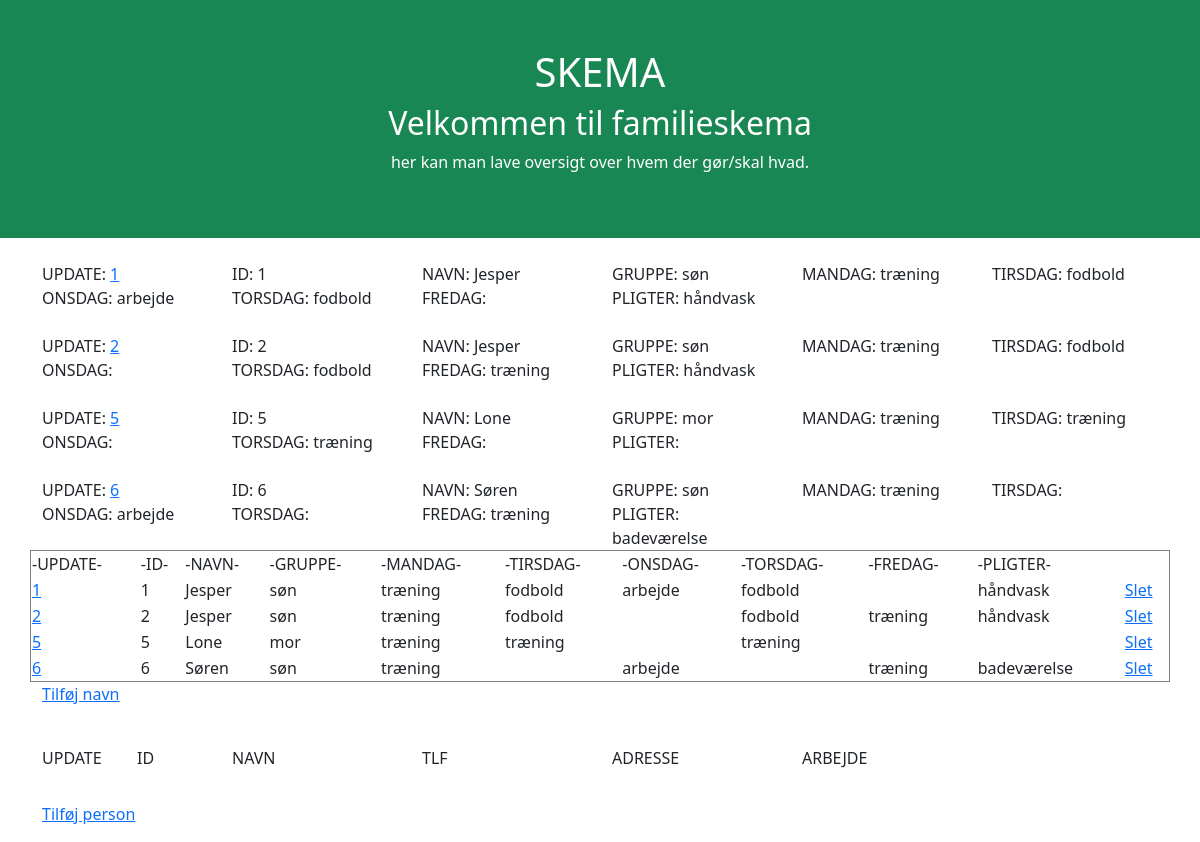
Screenshot of /skema/ with the database file from the repository.
### skema/models.py (models this page shows)
class Skema(models.Model):
  navn = models.TextField()
  gruppe = models.TextField()
  mandag = models.TextField(blank=True)
  tirsdag = models.TextField(blank=True)
  onsdag = models.TextField(blank=True)
  torsdag = models.TextField(blank =True)
  fredag = models.TextField(blank=True)
  pligter = models.TextField(blank=True)

### skema/views.py (the view)
# urls.py: path('', views.index, name= "index"),
def index(request):
    myskema = Skema.objects.all().values()
    template = loader.get_template('index.html')
    context = {
    'myskema': myskema
   }
    return HttpResponse(template.render(context, request))

### skema/templates/index.html (shortened to what this page needs)
<!DOCTYPE html>
<html lang="en">
<head>
  <link href="https://cdn.jsdelivr.net/npm/bootstrap@5.1.3/dist/css/bootstrap.min.css" rel="stylesheet">
</head>
<body>
<div class="container-fluid p-5 bg-success text-white text-center">
  <h1>SKEMA</h1>
  <h2>Velkommen til familieskema</h2>
  <p>her kan man lave oversigt over hvem der gør/skal hvad.</p>
</div>
{% for x in myskema %}
  <div class="container mt-4">
    <div class="row">
      <div class="col-sm-2">
        <tr>
        <td>UPDATE:</td>
        <td><a href="update/{{ x.id }}">{{ x.id }}</a></td>
      </div>
      <div class="col-sm-2">
        <td>ID:</td>
        <td>{{ x.id }}</td>
      </div>
      <div class="col-sm-2">
        <td>NAVN:</td>
        <td>{{ x.navn }}</td>
      </div>
      <div class="col-sm-2">
        <td>GRUPPE:</td>
        <td>{{ x.gruppe }}</td>
      </div>
      <div class="col-sm-2">
        <td>MANDAG:</td>
        <td>{{ x.mandag }}</td>
      </div>
      <div class="col-sm-2">
        <td>TIRSDAG:</td>
        <td>{{ x.tirsdag }}</td>
      </div>
      <div class="col-sm-2">
        <td>ONSDAG:</td>
        <td>{{ x.onsdag }}</td>
      </div>
      <div class="col-sm-2">
        <td>TORSDAG:</td>
        <td>{{ x.torsdag }}</td>
      </div>
      <div class="col-sm-2">
        <td>FREDAG:</td>
         <td>{{ x.fredag }}</td>
      </div>
    <div class="col-sm-2">
        <td>PLIGTER:</td>
        <td>{{ x.pligter }}</td>
      </div>
  {% endfor %}
    </div>
  </div>
<body>
  <table border="1">
         <td>  -UPDATE-  </td>
        <td>  -ID-  </td>
        <td>  -NAVN-  </td>
        <td>  -GRUPPE-  </td>
        <td>  -MANDAG-  </td>
        <td>  -TIRSDAG-  </td>
        <td>  -ONSDAG-  </td>
        <td>  -TORSDAG-  </td>
        <td>  -FREDAG-  </td>
        <td>  -PLIGTER-  </td>
        {% for x in myskema %}
        <tr>
            <td><a href="update/{{ x.id }}">{{ x.id }}</a></td>
            <td>{{ x.id }}</td>
            <td>{{ x.navn }}</td>
            <td>{{ x.gruppe }}</td>
            <td>{{ x.mandag }}</td>
            <td>{{ x.tirsdag }}</td>
            <td>{{ x.onsdag }}</td>
            <td>{{ x.torsdag }}</td>
            <td>{{ x.fredag }}</td>
            <td>{{ x.pligter }}</td>
            <td><a href="delete/{{ x.id }}"> Slet </a></td>
        </tr>
        {% endfor %}
  </table>
  <p>
      <a href="add/">Tilføj navn</a>
  </p>
</body>
<div class="container mt-4">
  <div class="row">
    <div class="col-sm-1">
      <tr>
        <td>UPDATE</td>
      </div>
      <div class="col-sm-1">
        <td>ID</td>
      </div>
      <div class="col-sm-2">
        <td>NAVN</td>
      </div>
      <div class="col-sm-2">
        <td>TLF</td>
      </div>
      <div class="col-sm-2">
        <td>ADRESSE</td>
      </div>
      <div class="col-sm-2">
        <td>ARBEJDE</td>
    </div>
  </div>
</div>
<p>
<a href="tlf_add/">Tilføj person</a>
</p>
</html>

### rows the page displays
Skema: id "1", navn "Jesper", gruppe "søn", mandag "træning", tirsdag "fodbold", onsdag "arbejde", torsdag "fodbold", pligter "håndvask"
Skema: id "2", navn "Jesper", gruppe "søn", mandag "træning", tirsdag "fodbold", torsdag "fodbold", fredag "træning", pligter "håndvask"
Skema: id "5", navn "Lone", gruppe "mor", mandag "træning", tirsdag "træning", torsdag "træning"
Skema: id "6", navn "Søren", gruppe "søn", mandag "træning", onsdag "arbejde", fredag "træning", pligter "badeværelse"
